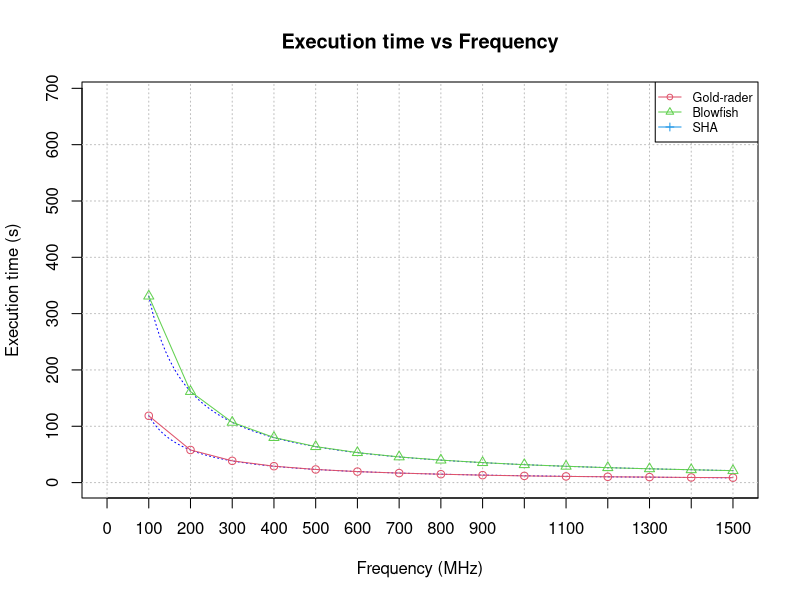

Source code (R): (Note: this script raises an error after producing the figure.)
#### Set working directory ####
#setwd("~/Documents/Telecom-Paristech/paper2/curvefitting/kamesh")

#### Initialize parameters ####

benchmarks = c("Gold-rader","Blowfish","SHA")
frequency_M = c(100,200,300,400,500,600,700,800,900,1000,1100,1200,1300,1400,1500)
frequency_G = c(0.1,0.2,0.3,0.4,0.5,0.6,0.7,0.8,0.9,1.0,1.1,1.2,1.3,1.4,1.5)
Voltage = c(0.95,0.97,0.99,1.01,1.03,1.05,1.07,1.09,1.11,1.13,1.15,1.17,1.19,1.21,1.23)

#### Fitting execution time over frequency ####

# Read data from the file and assign coloumn names
benchmark_time <- read.table("data_time_kamesh.txt")
colnames(benchmark_time) <- c("Gold-rader","Blowfish","SHA")

my_benchmark_time <- benchmark_time

prediction_time <- benchmark_time

prediction_time_avg <- benchmark_time

starting_values <- rbind(c(3.0,0.072,1.27),
                         c(10.0,0.072,1.27),
                         c(10.0,0.072,1.27))

# Build a matrix for the constants and initilize them to '0'
# and assign coloumn names to the matrix. assym = asymptote
constant_parameters <- matrix(0,length(benchmarks),4)
colnames(constant_parameters) <- c("ccb","cck","beta","assym")

x <- frequency_M
y <- benchmark_time

# Plot the graph (without data curves)
par(mfrow=c(1,1))
plot(1,1,
     type="n",
     xaxp  = c(0, 1600, 16),
     xlim=c(0,max(x)),
     ylim=c(0,max(y)),
     main="Execution time vs Frequency",
     xlab="Frequency (MHz)",
     ylab="Execution time (s)")

#axis(side=1, at=seq(0, 1600, by=100))
abline(v=seq(0,max(x),100), h=seq(0,max(y),100), col="gray", lty="dotted")

legend("topright",
       #title=expression(paste("Benchmarks")),
       paste("",benchmarks,sep=""),
       col=(1:8)+1,
       lty=1,
       pch=1:8,
       ncol=1,
       bg="white",
       cex=0.75)

# Run the regression analysis (fitting) for each benchmark
for(size in 1:length(benchmarks)) {
  if(size < (length(benchmarks)+1)) {
    
    cat("Benchmark:",benchmarks[size],"\n")
    
    # regression analysis
    regression <- nls(y[,size] ~ (constant1 * ((1 / (x - constant2))  + constant3)),
                         control=list(maxiter = 1000),
                         start = list(constant1=starting_values[size,1],
                                      constant2=starting_values[size,2],
                                      constant3=starting_values[size,3]),
                         trace = T,
                         algorithm = "port",
                         lower = c(0,0,-10000))

    constant_parameters[size,"ccb"] <- coef(regression)[1]
    constant_parameters[size,"cck"] <- coef(regression)[2]
    constant_parameters[size,"beta"] <- coef(regression)[3]
    
    errors <- (y[,size] - (constant_parameters[size,"ccb"] * ((1 / (x - constant_parameters[size,"cck"])) + constant_parameters[size,"beta"])))
    
    # Fit the predicted data
    x_fit <- seq(100,1500,10)
    lines(x=x_fit,
          y=(constant_parameters[size,"ccb"] * ((1 / (x_fit - constant_parameters[size,"cck"])) + constant_parameters[size,"beta"])),
          type="l",
          col="blue",
          lty="dotted")
    
    # Vertical asymptote is at infinity
    constant_parameters[size,"assym"] <- (constant_parameters[size,"cck"])^(1/constant_parameters[size,"beta"])
     
    starting_values[size,1] <- constant_parameters[size,1]
    starting_values[size,2] <- constant_parameters[size,2]
    starting_values[size,3] <- constant_parameters[size,3]

    prediction_time[,size] <- (constant_parameters[size,"ccb"] / (x-constant_parameters[size,"cck"]) + constant_parameters[size,"beta"])
    
  }
  
  # Plot the data on the graph
  lines(x=x,
        y=y[,size],
        col=size+1,
        type="o",
        pch=size)
  
  fitted <- (constant_parameters[size,1] / (x-constant_parameters[size,3]) + constant_parameters[size,2])
  
}

# Calculating average prediction time
constant_parameters_avg <- apply(constant_parameters,2,mean)
for(size in 1:length(benchmarks)) {
  prediction_time_avg[,size] <- (constant_parameters[size,"ccb"] / (x - constant_parameters_avg["cck"]) + constant_parameters_avg["beta"])
  }

# Print percentage increase/decrease in the prediction times
print(((prediction_time - benchmark_time) / benchmark_time) * 100)


#### Fitting power over frequency ####

my_power_estimates <- read.table("av-power_vs_frequency.txt",sep="")
colnames(my_power_estimates) <- c("Gold-rader","Blowfish","SHA")

my_benchmark_power <- my_power_estimates

prediction_power <- my_power_estimates

par(mfrow=c(1,1))

#Matrix to hold the fitted parameters
my_parameters_power <- matrix(0,length(benchmarks),4)
colnames(my_parameters_power) <- c("power","Pstatic", "gamma", "naC")

#Matrix to hold the fitted parameters
compute_freq <- matrix(0,length(benchmarks),4)
colnames(compute_freq) <- c("power","Ptotal","Pstatic","Rt")

errors <- c()
Rt <- c()
total_power <- c()

for (size in 1:length(benchmarks)) {
  
  cat("Benchmark:",benchmarks[size],"\n")
  my_parameters_power[size,"power"]  <- benchmarks[size]
  
  f <- frequency_M
  V <- Voltage
  P <- my_benchmark_power[,size]
  
  cat("\tplotting figures...\n")
  
  plot(x=f,
       y=P,
       col="red",
       main=paste("Average power vs Frequency:", benchmarks[size]),
       xlab="Frequency (MHz)",
       ylab="Average power (mW)",
       type="n",
       lty="dashed",
       xlim=range(frequency_M),
       ylim=c(0,max(my_benchmark_power[,size]+5))
       #ylim=c(0,60)
  )
  
  abline(v=(seq(0,1600,100)), h=(seq(0,60,5)), col="lightgray", lty="dotted")
 
  # FITTING ~~~~~~~~~~~~~~~~~~~~~~~~~~~~~~~~~~~~~~~~
  
  cat("\tfitting default ...\n")
  
  regression_power <- nls(P ~ Pstatic + (1+V*gamma)*1/2*naC*f*V^2,
                     #r2egression <- nls(P ~ Pstat + 1/2*naC*f*V^2 + gamma * V,
                     control=list(maxiter = 1000,
                                  #minFactor=1e-5,
                                  warnOnly=T),
                     start = list(Pstatic = 0.1,
                                  gamma = 0.1,
                                  naC   = 0.1),
                     trace = T,
                     algorithm = "port",
                     lower = c(0,0,0),
                     upper = c(2,30,2))
  
  my_parameters_power[size, "Pstatic"] <- Pstatic <- coef(regression_power)[1]
  my_parameters_power[size, "gamma"]   <- gamma   <- coef(regression_power)[2]
  my_parameters_power[size, "naC"]     <- naC     <- coef(regression_power)[3]
  
  print(my_parameters_power)

  Vfit <- Voltage
  freq_fit <- frequency_M
  P <- my_benchmark_power[,size]
  f <- frequency_M

  lines(x=f,
        y=P,
        col="blue",
        type="l")

  lines(x=freq_fit,
        y=(Pstatic+(1+Vfit*gamma)*1/2*naC*freq_fit*Vfit^2),
        #y=Pstatic+1/2*naC*freq_fit*Vfit^2+Vfit*gamma,
        col="red",
        type="o",
        pch=3,
        lty="dashed")
  
  prediction_power[,size] <- (Pstatic+(1+Vfit*gamma)*1/2*naC*freq_fit*Vfit^2)

}

#### Energy modeling and fitting ####

experimental_energy <- my_benchmark_power * my_benchmark_time

theoretical_energy <- prediction_power * prediction_time

plot(x=1,
     y=1,
     main=paste("Total energy consumption vs Frequency"),
     xaxp  = c(0, 1600, 16),
     yaxp  = c(0, 2000, 10),
     xlab= "Frequency (MHz)",
     ylab= "Total energy consumption (mJ)",
     type="n",
     ylim=range(experimental_energy[,1:3],theoretical_energy[,1:3]),
     xlim=range(frequency_M))

abline(v=(seq(0,1600,100)), h=(seq(0,2000,200)), col="lightgray", lty="dotted")

for (size in 1:length(benchmarks)) {
  lines(x=frequency_M,
        y=theoretical_energy[,size],
        col="black",
        type="o",
        lty="dashed",
        pch=size)
  
  lines(x=frequency_M,
        y=experimental_energy[,size],
        col=size+1,
        type="o",
        lty="solid",
        pch=size)

}

#seq.int(0.95, 1.25, length.out = 10)


